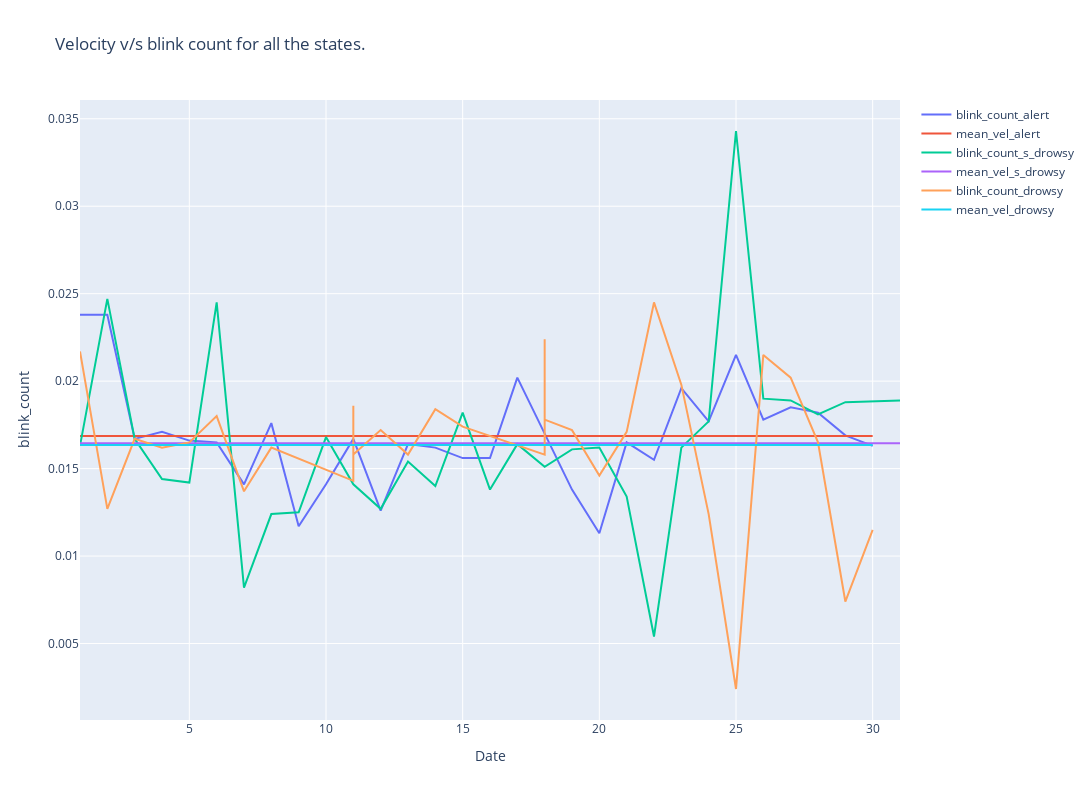

Notebook source saved alongside this figure:
### Code cell
fig = go.Figure()
fig.add_trace(go.Scatter(y=df_0["velocity"], x=df_0["blink_count"], name="blink_count_alert", mode="lines"))
fig.add_trace(go.Scatter(y=mean_0, x=df_0["blink_count"], name="mean_vel_alert", mode="lines"))

fig.add_trace(go.Scatter(y=df_5["velocity"], x=df_5["blink_count"], name="blink_count_s_drowsy", mode="lines"))
fig.add_trace(go.Scatter(y=mean_5, x=df_5["blink_count"], name="mean_vel_s_drowsy", mode="lines"))

fig.add_trace(go.Scatter(y=df_10["velocity"], x=df_10["blink_count"], name="blink_count_drowsy", mode="lines"))
fig.add_trace(go.Scatter(y=mean_10, x=df_10["blink_count"], name="mean_vel_drowsy", mode="lines"))

fig.update_layout(height=800, width=1600,
    title="Velocity v/s blink count for all the states.", xaxis_title="Date", yaxis_title="blink_count"
)
fig.show()

### Figure 1 — Plotly figure (JSON) as saved in the notebook; plotly's stock layout.template omitted (floating-point values rounded to 4 significant figures)
{"data": [{"mode": "lines", "name": "blink_count_alert", "type": "scatter", "x": [1, 2, 3, 4, 5, 6, 7, 8, 9, 10, 11, 12, 13, 14, 15, 16, 17, 18, 19, 20, 21, 22, 23, 24, 25, 26, 27, 28, 29, 30], "y": [0.0238, 0.0238, 0.0167, 0.0171, 0.0166, 0.0165, 0.0141, 0.0176, 0.0117, 0.0141, 0.0167, 0.0126, 0.0164, 0.0162, 0.0156, 0.0156, 0.0202, 0.017, 0.0138, 0.0113, 0.0165, 0.0155, 0.0196, 0.0177, 0.0215, 0.0178, 0.0185, 0.0182, 0.0169, 0.0163]}, {"mode": "lines", "name": "mean_vel_alert", "type": "scatter", "x": [1, 2, 3, 4, 5, 6, 7, 8, 9, 10, 11, 12, 13, 14, 15, 16, 17, 18, 19, 20, 21, 22, 23, 24, 25, 26, 27, 28, 29, 30], "y": [0.01686, 0.01686, 0.01686, 0.01686, 0.01686, 0.01686, 0.01686, 0.01686, 0.01686, 0.01686, 0.01686, 0.01686, 0.01686, 0.01686, 0.01686, 0.01686, 0.01686, 0.01686, 0.01686, 0.01686, 0.01686, 0.01686, 0.01686, 0.01686, 0.01686, 0.01686, 0.01686, 0.01686, 0.01686, 0.01686]}, {"mode": "lines", "name": "blink_count_s_drowsy", "type": "scatter", "x": [1, 2, 3, 4, 5, 6, 7, 8, 9, 10, 11, 12, 13, 14, 15, 16, 17, 18, 19, 20, 21, 22, 23, 24, 25, 26, 27, 28, 29, 31], "y": [0.0163, 0.0247, 0.0167, 0.0144, 0.0142, 0.0245, 0.0082, 0.0124, 0.0125, 0.0168, 0.0141, 0.0127, 0.0154, 0.014, 0.0182, 0.0138, 0.0164, 0.0151, 0.0161, 0.0162, 0.0134, 0.0054, 0.0162, 0.0177, 0.0343, 0.019, 0.0189, 0.0181, 0.0188, 0.0189]}, {"mode": "lines", "name": "mean_vel_s_drowsy", "type": "scatter", "x": [1, 2, 3, 4, 5, 6, 7, 8, 9, 10, 11, 12, 13, 14, 15, 16, 17, 18, 19, 20, 21, 22, 23, 24, 25, 26, 27, 28, 29, 31], "y": [0.01645, 0.01645, 0.01645, 0.01645, 0.01645, 0.01645, 0.01645, 0.01645, 0.01645, 0.01645, 0.01645, 0.01645, 0.01645, 0.01645, 0.01645, 0.01645, 0.01645, 0.01645, 0.01645, 0.01645, 0.01645, 0.01645, 0.01645, 0.01645, 0.01645, 0.01645, 0.01645, 0.01645, 0.01645, 0.01645]}, {"mode": "lines", "name": "blink_count_drowsy", "type": "scatter", "x": [1, 2, 3, 4, 5, 6, 7, 8, 11, 11, 11, 12, 13, 14, 15, 18, 18, 18, 19, 20, 21, 22, 23, 24, 25, 26, 27, 28, 29, 30], "y": [0.0217, 0.0127, 0.0167, 0.0162, 0.0165, 0.018, 0.0137, 0.0162, 0.0143, 0.0186, 0.0158, 0.0172, 0.0158, 0.0184, 0.0174, 0.0158, 0.0224, 0.0178, 0.0172, 0.0146, 0.0171, 0.0245, 0.0198, 0.0124, 0.0024, 0.0215, 0.0202, 0.0165, 0.0074, 0.0115]}, {"mode": "lines", "name": "mean_vel_drowsy", "type": "scatter", "x": [1, 2, 3, 4, 5, 6, 7, 8, 11, 11, 11, 12, 13, 14, 15, 18, 18, 18, 19, 20, 21, 22, 23, 24, 25, 26, 27, 28, 29, 30], "y": [0.01634, 0.01634, 0.01634, 0.01634, 0.01634, 0.01634, 0.01634, 0.01634, 0.01634, 0.01634, 0.01634, 0.01634, 0.01634, 0.01634, 0.01634, 0.01634, 0.01634, 0.01634, 0.01634, 0.01634, 0.01634, 0.01634, 0.01634, 0.01634, 0.01634, 0.01634, 0.01634, 0.01634, 0.01634, 0.01634]}], "layout": {"height": 800, "title": {"text": "Velocity v/s blink count for all the states."}, "width": 1600, "xaxis": {"title": {"text": "Date"}}, "yaxis": {"title": {"text": "blink_count"}}}}
